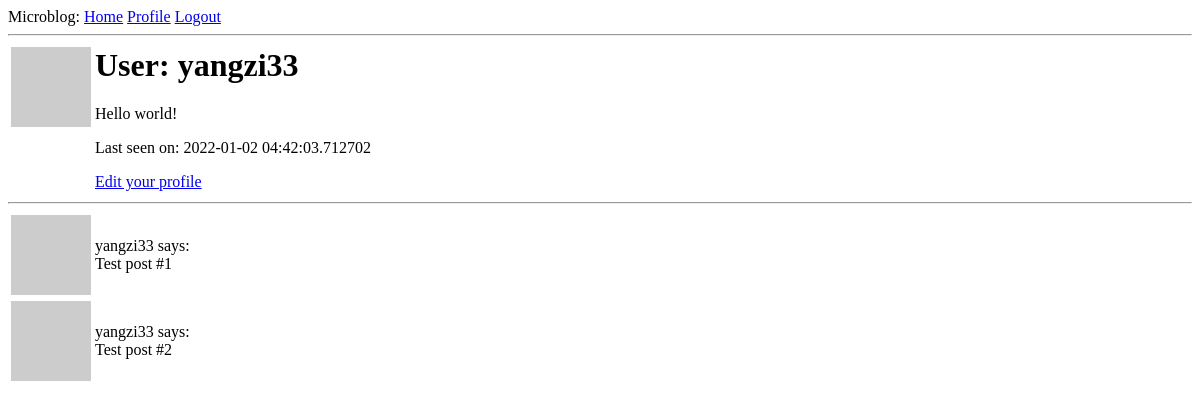
Before: /user/yangzi33 (signed in) with the older database file.
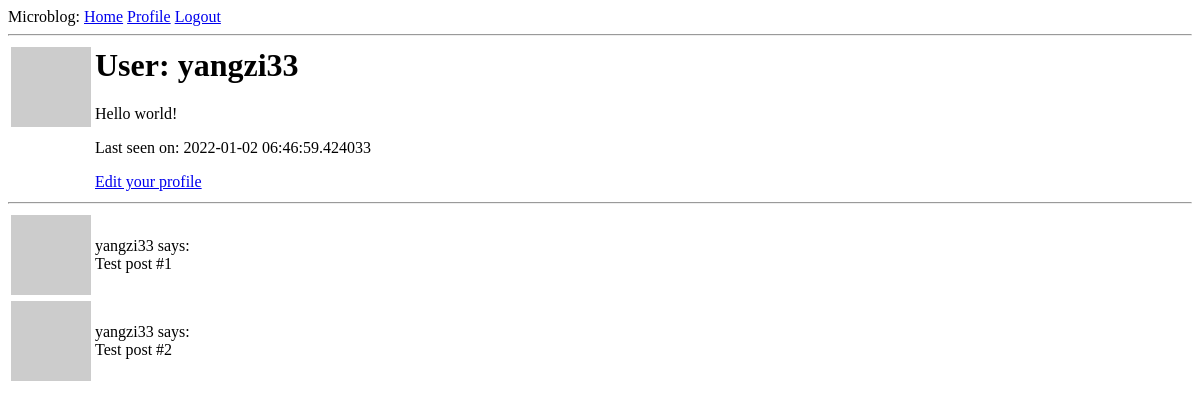
After: the same page with the newer database file.
### app/models.py (models this page shows, shortened)
class User(UserMixin, db.Model):
    id = db.Column(db.Integer, primary_key=True)
    username = db.Column(db.String(64), index=True, unique=True)
    email = db.Column(db.String(120), index=True, unique=True)
    password_hash = db.Column(db.String(128))
    about_me = db.Column(db.String(140))
    last_seen = db.Column(db.DateTime, default=datetime.utcnow)
    posts = db.relationship("Post", backref="author", lazy="dynamic")
    def avatar(self, size):
        digest = md5(self.email.lower().encode("utf-8")).hexdigest()
        return "https://www.gravatar.com/avatar/{}?d=identicon&s={}".format(
            digest, size)

### app/routes.py (the view)
@app.route("/user/<username>")
@login_required
def user(username):
    user = User.query.filter_by(username=username).first_or_404()
    posts = [
        {'author': user, 'body': 'Test post #1'},
        {'author': user, 'body': 'Test post #2'}
    ]
    return render_template("user.html", user=user, posts=posts)

### app/models.py (called while the page is built)
@login.user_loader
def load_user(id):
    return User.query.get(int(id))

### app/routes.py (called while the page is built)
@app.before_request
def before_request():
    if current_user.is_authenticated:
        current_user.last_seen = datetime.utcnow()
        db.session.commit()

### app/templates/user.html
{% extends "base.html" %}
{% block content %}
    <table>
        <tr valign="top">
            <td><img src="{{ user.avatar(128) }}"></td>
            <td>
                <h1>User: {{ user.username }}</h1>
                {% if user.about_me %}
                <p>{{ user.about_me }}</p>
                {% endif %}
                {% if user.last_seen %}
                <p>Last seen on: {{ user.last_seen }}</p>
                {% endif %}
                {% if user == current_user %}
                    <p><a href="{{ url_for('edit_profile') }}">Edit your profile</a></p>
                {% endif %}
            </td>
        </tr>
    </table>
    <hr>
    {% for post in posts %}
        {% include "_post.html" %}
    {% endfor %}
{% endblock %}

### app/templates/base.html (shortened to what this page needs)
<html>
    <head>
    </head>
    <body>
        <div>
            Microblog:
            <a href="{{ url_for('index') }}">Home</a>
            {% if current_user.is_anonymous %}
            <a href="{{ url_for('login') }}">Login</a>
            <a href="{{ url_for('register') }}">Register</a>
            {% else %}
            <a href="{{ url_for('user', username=current_user.username) }}">Profile</a>
            <a href="{{ url_for('logout') }}">Logout</a>
            {% endif %}
        </div>
        <hr>
        {% block content %}
        {% endblock %}
    </body>
</html>

### app/templates/_post.html
<table>
    <tr align="top">
        <td><img src="{{ post.author.avatar(36) }}"></td>
        <td>{{ post.author.username }} says: <br>{{ post.body }}</td>
    </tr>
</table>

Changed rows visible on the page:
changed User "yangzi33": last_seen "2022-01-02 04:42:03.712702" → "2022-01-02 06:46:59.424033"
